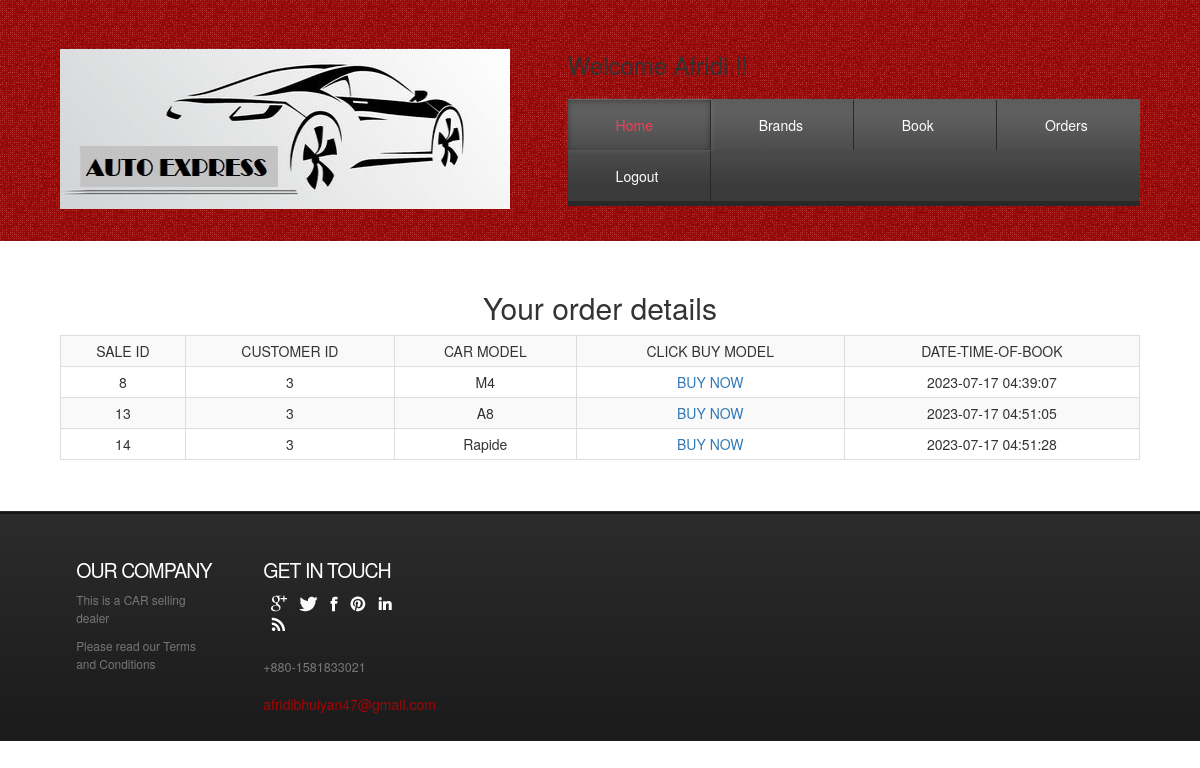
Screenshot of /orders.php (signed in) with the database file from the repository.
### tables this page shows
CREATE TABLE `sale2` (
  `sale_id` int(11) NOT NULL,
  `customer_id` int(11) NOT NULL,
  `carmodel` varchar(100) NOT NULL,
  `ordertime` datetime NOT NULL
);

CREATE TABLE `model` (
  `model` int(11) NOT NULL,
  `m_id` int(11) NOT NULL,
  `name` varchar(20) NOT NULL,
  `product_price` varchar(255) NOT NULL,
  `year` year(4) NOT NULL,
  `basic_spec` varchar(200) NOT NULL
);

### orders.php (the view, shortened to what this page needs)
<!DOCTYPE HTML>
<html>
<head>
<link href="css/style.css" rel="stylesheet" type="text/css" media="all" />
<link rel="stylesheet" href="https://maxcdn.bootstrapcdn.com/bootstrap/3.3.7/css/bootstrap.min.css">
</head>
<body>
<div class="header">
<div class="wrap">
	<div class="header-bot">
		 <div class="logo">
			 <a href="about.html"><img src="images/logo.png" alt="" style="width:450px; height: 160px;"></a>
		 </div>
		 <div class="cart">
           <div>
             <h3> Welcome <?=$_SESSION['s_name'];?> !! </h3>
		 </div>
		    <div class="menu-main">
			   <ul class="dc_css3_menu">
					<li class="active"><a href="indexlogin.php">Home</a></li>
                    <li><a href="services.php">Brands</a></li>
                     <li><a href="booking.php">Book</a></li>
                     <li><a href="orders.php">Orders</a></li>
                     <li><a href="logout.php">Logout</a></li>
		     	</ul>
			</div>
		</div>
	   </div>
	  </div>
</div>
<div class="header-bottom">
	<div class="wrap">
		<div class="page-not-found">
			<div class="text-center">
          <h2>Your order details
          </h2>
        </div>
        <div class="container-fluid row">
            <div class="col-md-3"></div>
          <div class="s">
                  <table class="table table-bordered table-responsive table-striped table-hover table-condensed text-center " >
                    <tr>
                        <th class = "text-center">SALE ID</th>
                        <th class = "text-center">CUSTOMER ID</th>
                        <th class = "text-center">CAR  MODEL</th>
                        <th class = "text-center">CLICK BUY  MODEL</th>
                        <th class = "text-center">DATE-TIME-OF-BOOK</th>
                       </tr>
                              <?php
                                    $db=mysqli_connect("localhost","root","","car_showroom");
                                    $cname = $_SESSION["s_name"];
                                   $getuserid= mysqli_query($db, "SELECT c_id from customer where name = '".$cname."'");
                                    $numrows =mysqli_num_rows($getuserid);
                                    if($numrows !=0)
                                    {
                                        while($row=mysqli_fetch_assoc($getuserid))
                                        {
                                            $dbuserid=$row['c_id'];
                                        }
                                    }
                                    $getorders= mysqli_query($db, "SELECT * from sale2 where customer_id = '".$dbuserid."'");
                                    $numrows3 =mysqli_num_rows($getorders);
                                    if($numrows3 !=0)
                                    {
                                        while($row3=mysqli_fetch_assoc($getorders))
                                        {
                                                        $dbsaleid=$row3['sale_id'];
                                                        $dbcustomerid=$row3['customer_id'];
                                                        $carnumber =$row3['carmodel'];
                                                        $date=$row3['ordertime'];
                                                $getusercarname = mysqli_query($db, "SELECT name from model where model = '".$carnumber."'");
                                                $numrows2 =mysqli_num_rows($getusercarname);
                                                if($numrows2 !=0)
                                                {
                                                    while($row2=mysqli_fetch_assoc($getusercarname))
                                                    {
                                                        $dbusercarname=$row2['name'];
                                                    }
                                                }
                                                        echo "<tr>" ;
                                                        echo "<td>$dbsaleid</td>";
                                                        echo "<td>$dbcustomerid</td>";
                                                        echo "<td>$dbusercarname</td>";
                                                        echo "<td><a href='buy_product.php?sale_id= $dbsaleid'>BUY NOW</a></td>";
                                                        echo "<td>$date</td>";
                                                        echo" </tr>";
                                        }
                                    }
                      else
                      {
                         $message = "You have no orders in your name yet ! !";
                        echo "<script type='text/javascript'>alert('$message');</script>";
                      }
                            ?>
                   </table>
          </div>
            <div class="col-md-3"></div>
        </div>
		</div>
	</div>
</div>
<div class="footer">
	<div class="wrap">
	   <div class="footer-top">
				<div class="col_1_of_5 span_1_of_5">
					<div class="footer-grid twitts">
					<h3>Our Company</h3>
						<div class="f_menu">
							 <ul>
						          <li>This is a CAR selling dealer</li>
						     	  <li>Please read our Terms and Conditions </li>
						     </ul>
						</div>
				   </div>
				</div>
				<div class="col_1_of_5 span_1_of_5">
					<div class="footer-grid twitts">
						<h3>Get in touch</h3>
						<ul class="follow_icon">
							<li><a href="#" style="opacity: 1;"><img src="images/follow_icon.png" alt=""></a></li>
							<li><a href="#" style="opacity: 1;"><img src="images/follow_icon1.png" alt=""></a></li>
							<li><a href="#" style="opacity: 1;"><img src="images/follow_icon2.png" alt=""></a></li>
							<li><a href="#" style="opacity: 1;"><img src="images/follow_icon3.png" alt=""></a></li>
							<li><a href="#" style="opacity: 1;"><img src="images/follow_icon4.png" alt=""></a></li>
							<li><a href="#" style="opacity: 1;"><img src="images/follow_icon5.png" alt=""></a></li>
						</ul>
						<p>+880-1581833021</p>
						<span>afridibhuiyan47@gmail.com</span>
					</div>
				</div>
		</div>
	</div>
</div>
</body>
</html>

### rows the page displays
sale2: sale_id "8", customer "3", model.name "M4", ordertime "2023-07-17 04:39:07"
sale2: sale_id "13", customer "3", model.name "A8", ordertime "2023-07-17 04:51:05"
sale2: sale_id "14", customer "3", model.name "Rapide", ordertime "2023-07-17 04:51:28"

### other values shown
$_SESSION['s_name'] "Afridi"
